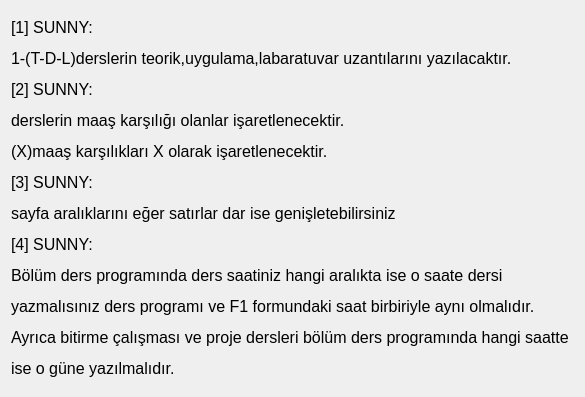
<?xml version="1.0" encoding="UTF-8"?>
<ui version="4.0">
 <class>Info</class>
 <widget class="QDialog" name="Info">
  <property name="geometry">
   <rect>
    <x>0</x>
    <y>0</y>
    <width>585</width>
    <height>397</height>
   </rect>
  </property>
  <property name="windowTitle">
   <string>Dialog</string>
  </property>
  <layout class="QGridLayout" name="gridLayout">
   <item row="0" column="0">
    <widget class="QLabel" name="label">
     <property name="text">
      <string>&lt;html&gt;&lt;head/&gt;&lt;body&gt;&lt;p&gt;&lt;span style=&quot; font-size:12pt;&quot;&gt;[1] SUNNY:&lt;/span&gt;&lt;/p&gt;&lt;p&gt;&lt;span style=&quot; font-size:12pt;&quot;&gt;1-(T-D-L)derslerin teorik,uygulama,labaratuvar uzantılarını yazılacaktır.&lt;/span&gt;&lt;/p&gt;&lt;p&gt;&lt;span style=&quot; font-size:12pt;&quot;&gt;[2] SUNNY:&lt;/span&gt;&lt;/p&gt;&lt;p&gt;&lt;span style=&quot; font-size:12pt;&quot;&gt;derslerin maaş karşılığı olanlar işaretlenecektir.&lt;/span&gt;&lt;/p&gt;&lt;p&gt;&lt;span style=&quot; font-size:12pt;&quot;&gt;(X)maaş karşılıkları X olarak işaretlenecektir.&lt;/span&gt;&lt;/p&gt;&lt;p&gt;&lt;span style=&quot; font-size:12pt;&quot;&gt;[3] SUNNY:&lt;/span&gt;&lt;/p&gt;&lt;p&gt;&lt;span style=&quot; font-size:12pt;&quot;&gt;sayfa aralıklarını eğer satırlar dar ise genişletebilirsiniz&lt;/span&gt;&lt;/p&gt;&lt;p&gt;&lt;span style=&quot; font-size:12pt;&quot;&gt;[4] SUNNY:&lt;/span&gt;&lt;/p&gt;&lt;p&gt;&lt;span style=&quot; font-size:12pt;&quot;&gt;Bölüm ders programında ders saatiniz hangi aralıkta ise o saate dersi &lt;/span&gt;&lt;/p&gt;&lt;p&gt;&lt;span style=&quot; font-size:12pt;&quot;&gt;yazmalısınız ders programı ve F1 formundaki saat birbiriyle aynı olmalıdır.&lt;/span&gt;&lt;/p&gt;&lt;p&gt;&lt;span style=&quot; font-size:12pt;&quot;&gt;Ayrıca bitirme çalışması ve proje dersleri bölüm ders programında hangi saatte&lt;/span&gt;&lt;/p&gt;&lt;p&gt;&lt;span style=&quot; font-size:12pt;&quot;&gt; ise o güne yazılmalıdır.&lt;/span&gt;&lt;/p&gt;&lt;/body&gt;&lt;/html&gt;</string>
     </property>
    </widget>
   </item>
  </layout>
 </widget>
 <resources/>
 <connections/>
</ui>
